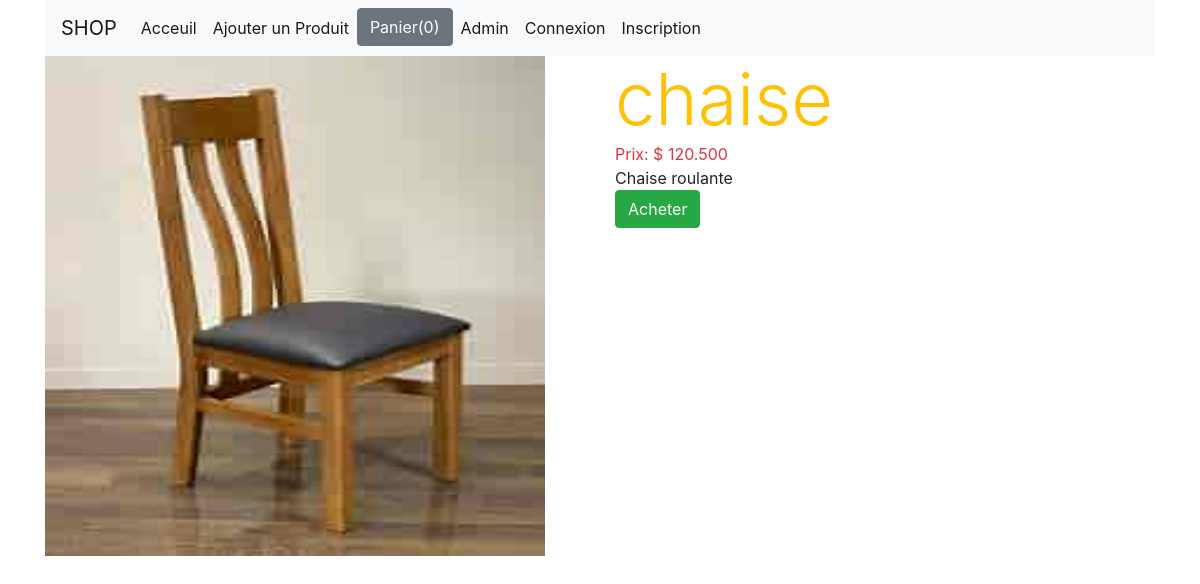
/4, run on the app's committed database.
### magasin/models.py (models this page shows, shortened)
class Produit(models.Model):
     libellé=models.CharField(max_length=100)
     desciption=models.TextField(default='Non définie')
     prix=models.DecimalField(max_digits=10,decimal_places=3)
     TYPE_CHOICES=[('em','Emballé'),('fr','Frais'),('cs','Conserve')]
     type=models.CharField(max_length=2,choices=TYPE_CHOICES,default='em')
     img=models.ImageField(blank=True)
     categorie=models.ForeignKey(Categorie,on_delete=models.CASCADE,null=True)
     fournisseur=models.ForeignKey(Fournisseur,on_delete=models.CASCADE,null=True)

### magasin/views.py (the view)
# urls.py: path('<int:myid>',views.detail, name="detail"),
def detail(request, myid):
    list = Produit.objects.get(id=myid)
    return render(request,'magasin/detail.html', {'list': list})

### magasin/templates/magasin/detail.html
{% extends 'magasin/base.html' %}
{% block content %}
    <div class="row">
        <div class="col-md-6">
            <div>
                <img src="/media/{{ list.img }}" width="500px" height="500px" alt="">
            </div>
        </div>
        <div class="col-md-6">
            <div class="text-warning display-3">
                {{ list.libellé }}
            </div>
            <div class="text-danger ">
               Prix:  $ {{ list.prix }}
            </div>
            <div>
                {{ list.desciption }}
            </div>
            <a href="#"><button class="btn btn-success">Acheter</button></a>
        </div>
    </div>
{% endblock %}

### data on the page
Produit: img (picture), libellé "chaise", prix "120.500", desciption "Chaise roulante"
